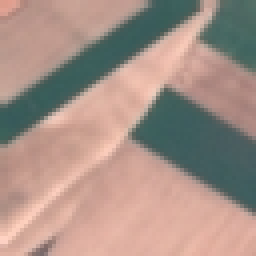
#> input picture eurosat-dataset/AnnualCrop/AnnualCrop_1444.jpg, 64 x 64 px, found by its file name (shown 4 times larger); its folder holds only this picture in this run
$ jupyter execute --allow-errors '2. Dataset Exploration.ipynb'   (shell and % lines are left out)
#> lines starting #> are read from the running program, lines starting #| are printed output that depends on the picture
# Dataset Exploration - Stage 2
This Jupyter Notebook was created after the Dataset preparation stage that has occured in the previous notebook. The purpose of this notebook is for exploring and analysing the EuroSAT Sentinel-2 dataset. The dataset exploration notebook has the following sections:
1. The **importing** of the necessary librares including os, numpy, rasterio, matplotlib, seaborn and PIL
2. Getting the **File count** and performing **Distribution analysis**
3. Visualizing the **File Distribution** and **Percentage Distribution** by category using a Bar Chart and Pie Chart.
4. **Collecting and Displaying** Sample Images from Each category
5. **Processing** the Raster Images and **Visualising** the RGB Channels and True Color Composites of the images
6. **Normalising, Storing and Visualising** the RGB Bands from the Raster Images
7. Normalising the Bands themselves and Processing the Rasters
8. Comparing the Orignal JPG images and the Enhanced JPG Images

### Importing Necessary Libraries

[cell 1]
# Import necessary libraries and modules
import warnings  # To handle warnings
warnings.filterwarnings('ignore')  # Ignore warnings for cleaner output

import os  # For file and directory operations
import numpy as np  # For numerical operations
import cv2 # For computer vision tasks
import rasterio  # For reading and writing geospatial raster data
from rasterio.plot import show, show_hist, reshape_as_image  # For visualizing raster data
import matplotlib.pyplot as plt  # For plotting
import seaborn as sns  # For advanced data visualization
from PIL import Image  # For image processing using the Pillow library

# Configure matplotlib for inline plotting in Jupyter notebooks
sns.set(style="white")  # Set seaborn style for the plots

### Setting Default Path and Printing the Categories

[cell 2]
# Set the path to the datasets directory
path = "C:/Users/isaac/datasets/eurosat-dataset"

# get names of label folders excluding 'dataset_splits'
categories = []
for (dirpath, dirnames, filenames) in os.walk(path):
    if 'dataset_splits' in dirnames:
        dirnames.remove('dataset_splits')  # Exclude 'land-use-jpeg' directory
    categories.extend(dirnames)

print(categories)

### Getting File Count and Performing Distribution Analysis

[cell 3]
# Initialize variables
total = 0
len_categories = {}

# Iterate through each category and count the number of files
for category in categories:
    category_path = os.path.join(path, category)
    try:
        len_files = len(os.listdir(category_path))
        total += len_files
        len_categories[category] = len_files
    except FileNotFoundError:
        print(f"Folder '{category_path}' not found.")
    except Exception as e:
        print(f"Error accessing '{category_path}': {e}")

# Print total number of files and the count per category
print(f"Total number of files: {total}")
print(len_categories)

# Calculate the percentage of files in each category
percentage_categories = {category: (count / total) * 100 for category, count in len_categories.items()}

print()
# Print percentage of files in each category
print("Percentage of files in each category:")
for category, percentage in percentage_categories.items():
    print(f"{category}: {percentage:.2f}%")

print()
# Summary statistics
print("Summary statistics for the number of files per category:")
category_counts = list(len_categories.values())
print(f"Mean: {np.mean(category_counts):.2f}")
print(f"Median: {np.median(category_counts):.2f}")
print(f"Standard Deviation: {np.std(category_counts):.2f}")
print(f"Minimum: {np.min(category_counts)}")
print(f"Maximum: {np.max(category_counts)}")

### Bar chart of File Distributon By Category

[cell 4]
# Visualize the distribution of files across categories
plt.figure(figsize=(12, 6))
sns.barplot(x=list(len_categories.keys()), y=list(len_categories.values()), palette='viridis')
plt.title('Number of Files per Category')
plt.xlabel('Category')
plt.ylabel('Number of Files')
plt.xticks(rotation=45)
plt.show()
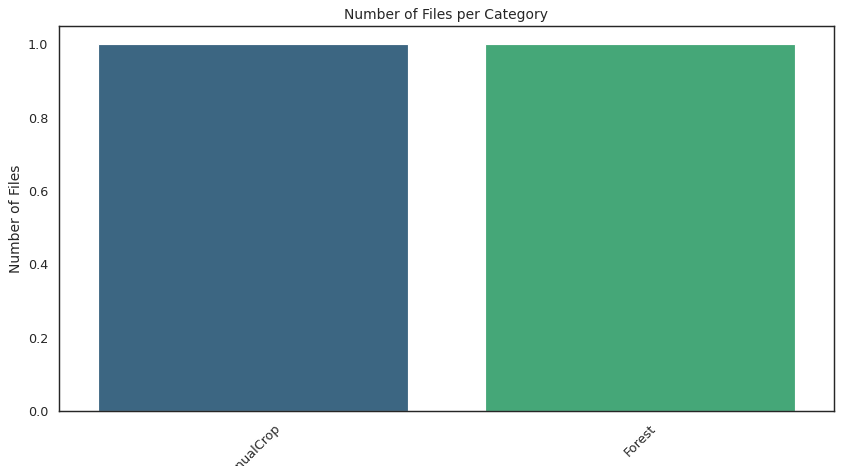
#> figure drawn by matplotlib, 1 panel

### Pie Chart of Percentage Distribution by Category

[cell 5]
# Visualize the percentage distribution of files across categories using a pie chart
plt.figure(figsize=(10, 8))
plt.pie(list(percentage_categories.values()), labels=list(percentage_categories.keys()), autopct='%1.1f%%', colors=sns.color_palette('viridis', len(categories)))
plt.title('Percentage of Files per Category')
plt.show()
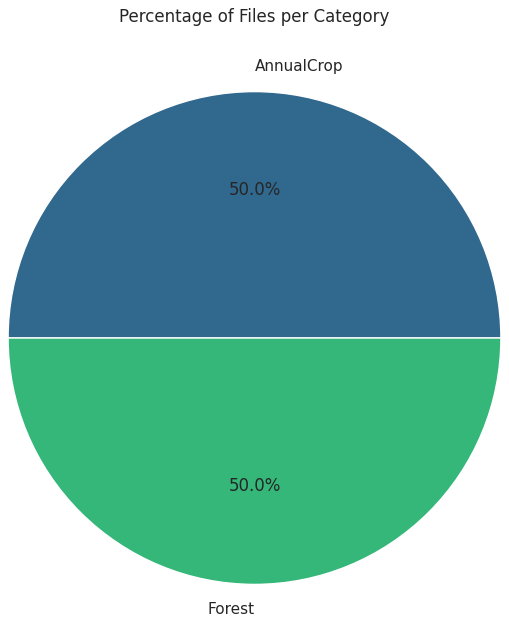
#> figure drawn by matplotlib, 1 panel

### Collecting and Displaying Sample Images from Each Category

[cell 6]
# List to store the image paths
image_paths = []

# Iterate over each category
for category in categories:
    # Construct the directory path for the current category
    category_path = os.path.join(path, 'dataset_splits', 'train', category)

    # Check if the directory exists
    if not os.path.exists(category_path):
        print(f"Directory not found: {category_path}")
        continue

    # Get a list of files in the directory
    files = os.listdir(category_path)

    # Filter out only files with .jpeg extension (adjust as per your actual file extension)
    jpeg_files = [file for file in files if file.lower().endswith('.jpeg')]

    # Sort files to ensure consistent selection of the first image
    jpeg_files.sort()

    # Check if there are any JPEG files in the directory
    if len(jpeg_files) > 0:
        # Construct the full path of the first image in the category
        first_image_path = os.path.join(category_path, jpeg_files[0])
        image_paths.append(first_image_path)
    else:
        print(f"No JPEG files found in directory: {category_path}")

# Print all collected image paths
for img_path in image_paths:
    print(f"Image path: {img_path}")

# Create a figure to display the images
plt.figure(figsize=(12, 10))

# Iterate over each image path
for i, img_path in enumerate(image_paths, start=1):
    # Normalize the path (optional, for display purposes)
    img_path = os.path.normpath(img_path)

    # Split the file path
    parts = img_path.split(os.sep)

    # Extract the category label, which is the second-to-last part of the file path
    category = parts[-2]

    plt.subplot(3, 4, i)

    try:
        # Check if the file exists
        if not os.path.exists(img_path):
            raise FileNotFoundError(f"File {img_path} not found")

        # Open the image with Pillow (PIL)
        with Image.open(img_path) as img:
            data = np.array(img)  # Convert image to numpy array
            plt.imshow(data)  # Display the image
    except FileNotFoundError as e:
        print(f"Error reading {img_path}: {e}")
        continue
    except Exception as e:
        print(f"Error reading {img_path}: {e}")
        continue

    plt.axis('off')  # Turn off axis
    plt.title(category, fontsize=14)  # Set title with category name

plt.tight_layout()  # Adjust layout
plt.show()  # Display the plot

### Reading and Processing Raster Images

[cell 7]
# List to store raster objects
rasters = []

# Iterate over each image path
for img_path in image_paths:
    # Extract category from the image path
    category = img_path.split(os.sep)[-2]

    # Print category as header
    print(f"Category: {category}")

    # Open the image with rasterio
    with rasterio.open(img_path) as raster:
        # Print raster metadata
        print('Height:', raster.height)
        print('Width:', raster.width)
        print('Number of bands:', raster.count)
        print()  # Blank line for separation

        # Read RGB bands
        red = raster.read(1)  # Assuming band 1 is red
        green = raster.read(2)  # Assuming band 2 is green
        blue = raster.read(3)  # Assuming band 3 is blue

        # Stack bands together for true color image
        true_color_image = np.stack((red, green, blue), axis=-1)

        # Store raster and bands in the list
        rasters.append({
            'raster': raster,
            'true_color_image': true_color_image,
            'img_path': img_path
        })

### Visualising RGB Channels and True Color Composites

[cell 8]
# Plotting outside the loop
for entry in rasters:
    raster = entry['raster']
    true_color_image = entry['true_color_image']
    img_path = entry['img_path']

    # Extract category from the image path
    category = img_path.split(os.sep)[-2]

    # Print category as header
    print(f"Category: {category}")

    # Plot Red, Green and Blue (RGB) channels
    fig, (ax1, ax2, ax3) = plt.subplots(ncols=3, nrows=1, figsize=(12, 4), sharey=True)

    # Plot Red channel
    ax1.imshow(true_color_image[:, :, 0], cmap='Reds')
    ax1.set_title("Red Channel")
    cbar1 = fig.colorbar(ax1.images[0], ax=ax1, orientation='vertical', fraction=0.03, pad=0.04)
    cbar1.set_label('Intensity')

    # Plot Green channel
    ax2.imshow(true_color_image[:, :, 1], cmap='Greens')
    ax2.set_title("Green Channel")
    cbar2 = fig.colorbar(ax2.images[0], ax=ax2, orientation='vertical', fraction=0.03, pad=0.04)
    cbar2.set_label('Intensity')

    # Plot Blue channel
    ax3.imshow(true_color_image[:, :, 2], cmap='Blues')
    ax3.set_title("Blue Channel")
    cbar3 = fig.colorbar(ax3.images[0], ax=ax3, orientation='vertical', fraction=0.03, pad=0.04)
    cbar3.set_label('Intensity')

    ax1.set_ylabel("Height")

    plt.tight_layout()
    plt.show()

    # Plot true color image
    plt.figure(figsize=(8, 6))
    plt.imshow(true_color_image)
    plt.title('True Color Composite')
    plt.axis('off')
    plt.show()

### Normalising and Storing RGB Bands from Raster Images

[cell 9]
# List to store normalized bands and statistics
normalized_bands = []

# Iterate over each image path
for img_path in image_paths:
    # Open the image with rasterio
    with rasterio.open(img_path) as raster:
        # Print category as header
        category = img_path.split(os.sep)[-2]
        # Read RGB bands
        red = raster.read(1)  # Assuming band 1 is red
        green = raster.read(2)  # Assuming band 2 is green
        blue = raster.read(3)  # Assuming band 3 is blue

        # Function to normalize the grid values
        # [4 lines left out: function normalize, not called in this run]

        # Normalize the bands
        redn = normalize(red)
        greenn = normalize(green)
        bluen = normalize(blue)

        # Store normalized bands and statistics
        normalized_bands.append({
            'redn': redn,
            'greenn': greenn,
            'bluen': bluen,
            'redn_stats': (redn.min(), redn.max(), redn.mean()),
            'greenn_stats': (greenn.min(), greenn.max(), greenn.mean()),
            'bluen_stats': (bluen.min(), bluen.max(), bluen.mean()),
            'img_path': img_path  # Store image path for reference
        })

# Print normalized statistics for each raster
for idx, bands in enumerate(normalized_bands, start=1):
    print(f"Raster {idx} Normalized Bands Statistics:")
    print(f"Red: {bands['redn_stats'][0]} - {bands['redn_stats'][1]}, mean: {bands['redn_stats'][2]}")
    print(f"Green: {bands['greenn_stats'][0]} - {bands['greenn_stats'][1]}, mean: {bands['greenn_stats'][2]}")
    print(f"Blue: {bands['bluen_stats'][0]} - {bands['bluen_stats'][1]}, mean: {bands['bluen_stats'][2]}")
    print()

### Visualising RGB Natural Colour Composites

[cell 10]
# Create RGB natural color composites and visualize
for idx, bands in enumerate(normalized_bands, start=1):
    redn = bands['redn']
    greenn = bands['greenn']
    bluen = bands['bluen']
    img_path = bands['img_path']

    # Create RGB natural color composite
    rgb = np.dstack((redn, greenn, bluen))

    # Plot the RGB composite
    plt.figure(figsize=(8, 6))
    plt.imshow(rgb)
    plt.title(f'RGB Composite - {os.path.basename(img_path)}')
    plt.axis('off')
    plt.show()

### Normalising the Bands and Processing the Rasters

[cell 11]
# Function to normalize the grid values
# [51 lines left out: functions normalize, process_raster, not called in this run]

# List to store normalized bands and statistics
normalized_bands = []

# Process each raster image in the rasters list
for idx, entry in enumerate(rasters, start=1):
    img_path = entry['img_path']
    category = img_path.split(os.sep)[-2]
    print(f"Category: {category}")

    # Process raster and append its statistics to normalized_bands
    stats = process_raster(img_path)
    normalized_bands.append(stats)
#> the answer given: ../eurosat-dataset/AnnualCrop/AnnualCrop_1444.jpg
#> the answer given: ../eurosat-dataset/AnnualCrop/AnnualCrop_1918.jpg

### Comparing and Visualising Images in Terms of RGB Means and Standard Deviations

[cell 12]
def compare_images(image_path1, image_path2):
    # Read the images using OpenCV
    image1 = cv2.imread(image_path1)
#> image1 is the input picture: shape (64, 64, 3); mean B, G, R 135.1, 145.1, 166.6
    image2 = cv2.imread(image_path2)

    # Convert images from BGR (OpenCV default) to RGB (Matplotlib expects RGB)
    image1 = cv2.cvtColor(image1, cv2.COLOR_BGR2RGB)
    image2 = cv2.cvtColor(image2, cv2.COLOR_BGR2RGB)

    # Normalize the pixel values to the range [0, 1] for plotting
    image1_normalized = image1 / 255.0
    image2_normalized = image2 / 255.0

    # Calculate mean and standard deviation for each channel using OpenCV
    mean1, stddev1 = cv2.meanStdDev(image1)
    mean2, stddev2 = cv2.meanStdDev(image2)

    # Flatten the mean and standard deviation arrays
    mean1 = mean1.flatten()
    stddev1 = stddev1.flatten()
    mean2 = mean2.flatten()
    stddev2 = stddev2.flatten()

    # Plot the images as RGB composites
    plt.figure(figsize=(10, 5))

    plt.subplot(1, 2, 1)
    plt.imshow(image1_normalized)
    plt.title(f'RGB Composite - {os.path.basename(image_path1)}')
    plt.axis('off')

    plt.subplot(1, 2, 2)
    plt.imshow(image2_normalized)
    plt.title(f'RGB Composite - {os.path.basename(image_path2)}')
    plt.axis('off')

    plt.show()

    # Display the results
    print("Image 1 (Original) - Mean (R, G, B):", mean1)
    print("Image 1 (Original) - StdDev (R, G, B):", stddev1)
    print("Image 2 (Enhanced) - Mean (R, G, B):", mean2)
    print("Image 2 (Enhanced) - StdDev (R, G, B):", stddev2)
    print()

    # Compare the mean values
    if np.all(mean1 < mean2):
        print("The enhanced image has higher mean color values, suggesting it is brighter.")
    else:
        print("The enhanced image has lower or equal mean color values, suggesting it is darker or unchanged.")

    # Compare the standard deviation values
    if np.all(stddev1 < stddev2):
        print("The enhanced image has higher standard deviations, indicating better contrast and color differentiation.")
    else:
        print("The enhanced image has lower or equal standard deviations, indicating worse or unchanged contrast and color differentiation.")
